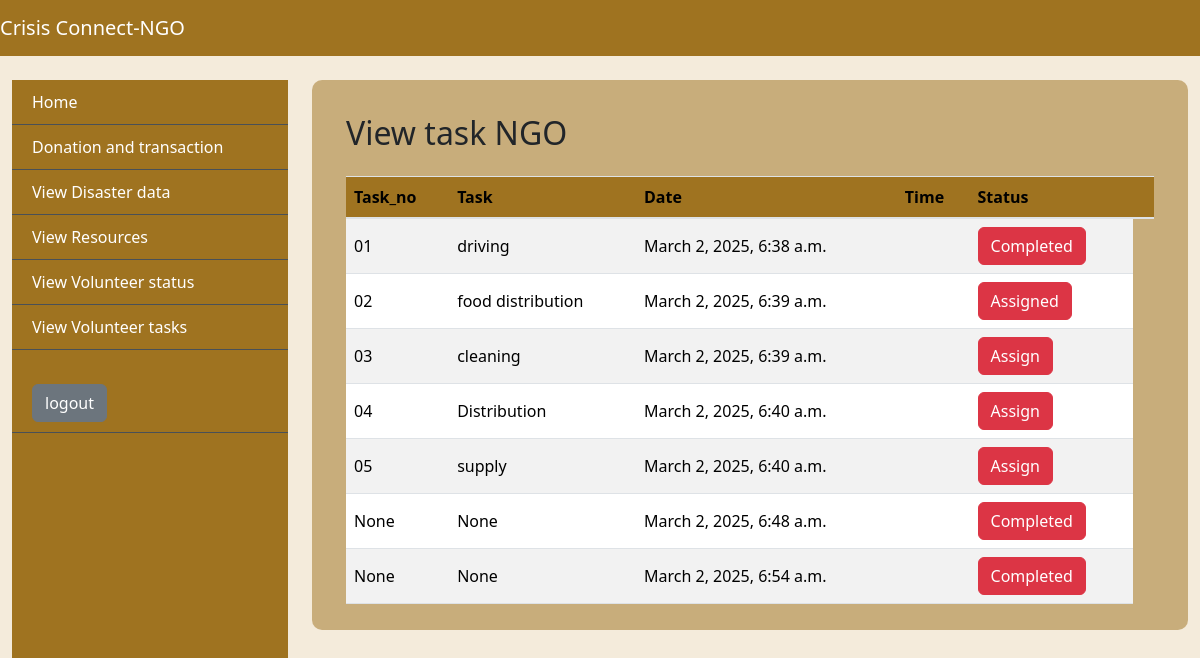
Page /view_task_ngo on the committed database.
### app/models.py (models this page shows)
class TaskTable(models.Model):
    Task_no= models.CharField(max_length=100, null=True, blank=True)
    Task= models.CharField(max_length=100, null=True, blank=True)
    Date= models.DateTimeField(auto_now_add=True, null=True, blank=True)
    Status= models.CharField(max_length=30, null=True, blank=True)

### app/views.py (the view)
# urls.py: path('view_task_ngo', view_task_ngo.as_view(), name="view_task_ngo"),
class view_task_ngo(View):
    def get(self, request):
        obj = TaskTable.objects.all()
        return render(request, "ngo/view_task_ngo.html", {'val': obj})

### templates/ngo/view_task_ngo.html
{% extends 'ngo/base.html' %}
{%block body%}
<div class="tbl-div">
  <div class="content container-fluid">
      <div class="container-fluid mt-4">
          <h2 class="mb-4">View task NGO</h2>
          <div class="table-responsive">
            <table class="table user-table table-striped">
              <thead>
                <tr>
                    <th>Task_no</th>
                    <th>Task</th>
                    <th>Date</th>
                    <th>Time</th>
                    <th>Status</th>
                    <th></th>
                  </tr>
                </thead>
                <tbody>
                  {%for i in val%}
                  <tr>
                    <td>{{i.Task_no}}</td>
                    <td>{{i.Task}}</td>
                    <td>{{i.Date}}</td>
                    <td>{{i.Time}}</td>
                    <td>
                    {% if i.Status == 'pending' %}
                    <a href="/view_volunteer/{{i.id}}" class="btn btn-danger">Assign</a>
                    {% elif i.Status == 'verify' %}
                    <a href="/TaskCompleted/{{i.id}}" class="btn btn-danger">Completed</a>
                    {% elif i.Status == 'assigned' %}
                    <a href="/TaskCompleted/{{i.id}}" class="btn btn-danger">Assigned</a>
                    {% elif i.Status == 'completed' %}
                    <a href="/TaskCompleted/{{i.id}}" class="btn btn-danger">Completed</a>
                    {% else %}
                    {{i.Status}}
                    {% endif %}
                  </td>
                </tr>
                {%endfor%}
              </tbody>
            </table>
          </div>
        </div>
  </div>
</div>
{%endblock%}

### static/css/baseStyle.css (style rules this page uses)
:root { --bg-color: #f4ebdb; --bg-color2: #9f7320; --bg-color-hover: #5d400a; --border-color: #495057; --danger-bg-color:#dc3545; --text-color1: #333; --text-color2:#fff; --text-color3:#484a4a; --table-td-color:#00ADB5; --accept-color:#28a745; --view-color:#065bb6; }
* { margin: 0; padding: 0; box-sizing: border-box; }
body { background-color: var(--bg-color); }
.tbl-div { width: 100%; padding: 10px; background-color: #9f732082; border-radius: 10px; }
.user-table th, .user-table td { vertical-align: middle; }
.user-table th { font-weight: bold; background-color: var(--bg-color2); }
.user-table th { font-weight: bold; }
a { text-decoration: none; color: var(--text-color2); }
:root { --progress-bar-width: 50px; --progress-bar-height: 50px; --font-size: 15px; }

### rows in the picture
TaskTable: Task_no "01", Task "driving", Date "March 2, 2025, 6:38 a.m."
TaskTable: Task_no "02", Task "food distribution", Date "March 2, 2025, 6:39 a.m."
TaskTable: Task_no "03", Task "cleaning", Date "March 2, 2025, 6:39 a.m."
TaskTable: Task_no "04", Task "Distribution", Date "March 2, 2025, 6:40 a.m."
TaskTable: Task_no "05", Task "supply", Date "March 2, 2025, 6:40 a.m."
TaskTable: Task_no "None", Task "None", Date "March 2, 2025, 6:48 a.m."
TaskTable: Task_no "None", Task "None", Date "March 2, 2025, 6:54 a.m."
